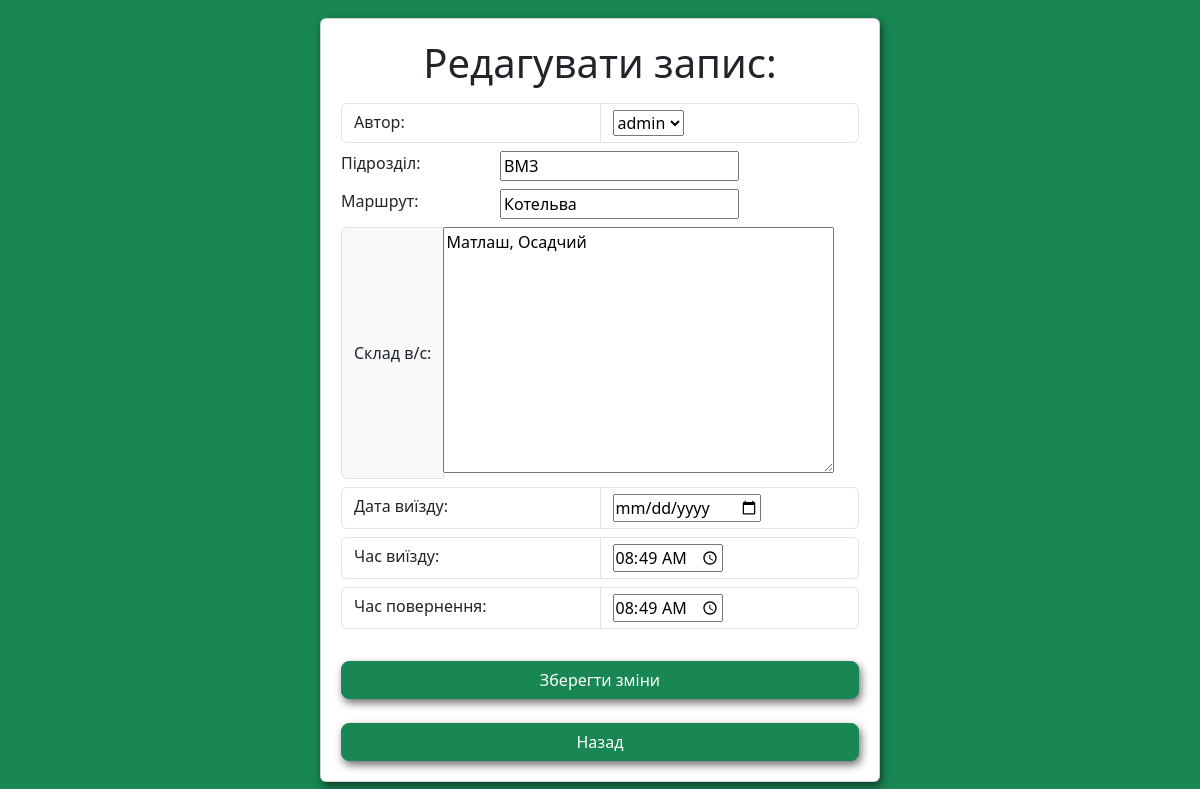
Page /blog/post/14/edit/ (signed in) on the committed database.
### blog/models.py (models this page shows, shortened)
class Post(models.Model):
    class Status(models.TextChoices):
        DRAFT = 'DF', 'Чернетка'
        PUBLISHED = 'PB', 'Підтверджено'
    author = models.ForeignKey(
        settings.AUTH_USER_MODEL,
        on_delete=models.CASCADE,
        related_name='blog_posts',
        verbose_name='Автор'
    )
    pidrozdil = models.CharField(max_length=250, verbose_name='Підрозділ')
    marshrut = models.CharField(max_length=250, verbose_name='Маршрут')
    sostav = models.TextField(verbose_name='Склад в/с')
    data_viezd = models.DateField(verbose_name='Дата виїзду')
    time_viezd = models.TimeField(default=timezone.now, verbose_name='Час виїзду')
    time_back = models.TimeField(default=timezone.now, verbose_name='Час повернення')
    publish = models.DateTimeField(default=timezone.now, verbose_name='Публікація')
    created = models.DateTimeField(auto_now_add=True, verbose_name='Створено')
    updated = models.DateTimeField(auto_now=True, verbose_name='Оновлено')
    status = models.CharField(
        max_length=2,
        choices=Status,
        default=Status.PUBLISHED,
        verbose_name='Статус'
    )
    objects = models.Manager()
    published = PublishedManager()
    class Meta:
        ordering=['-publish']
        indexes =[
            models.Index(fields=['-publish']),
        ]

### blog/views.py (the view)
# urls.py: path('post/<int:pk>/edit/', views.post_edit, name='post-edit')
def post_edit(request, pk):
    post = get_object_or_404(Post, pk=pk)
    if post.author != request.user:
        return render(request, '/', status=403)
    if request.method == "POST":
        form = PostForm(request.POST, instance=post)
        if form.is_valid():
            post = form.save(commit=False)
            post.save()
            return redirect('/', pk=post.pk)
    else:
        form = PostForm(instance=post)
    return render(request, 'blog/post/post_edit.html', {'form': form})

### blog/forms.py
class PostForm(forms.ModelForm):
    class Meta:
        now_kiev = timezone.localtime(timezone.now())
        model = Post
        fields = ['author', 'pidrozdil', 'marshrut', 'sostav', 'data_viezd',
                  'time_viezd', 'time_back']
        widgets = {
            'time_viezd': forms.TimeInput(format=now_kiev.strftime('%H:%M'), attrs={'type': 'time'}),
            'time_back': forms.TimeInput(format=now_kiev.strftime('%H:%M'), attrs={'type': 'time'}),
            'data_viezd': forms.DateInput(attrs={'type': 'date'})
        }

### blog/templates/blog/post/post_edit.html (shortened to what this page needs)
{% extends "blog/base.html" %}
{% block content %}
<div class="container">
<form method="post" class="card" style="width: 35rem;">
    <p class="plll display-6" style="text-align: center;">Редагувати запис:</p>
<div class="input-group mb-2">
  <div class="form-control">Автор:</div>
  <div class="form-control">{{ form.author }}</div>
</div>
<div class="input-group mb-2">
  <div class="" style="width: 10rem;">Підрозділ:</div>
  <div style="width: 10rem;">{{ form.pidrozdil }}</div>
</div>
<div class="input-group mb-2">
  <div class="" style="width: 10rem;">Маршрут:</div>
  <div style="width: 10rem;">{{ form.marshrut }}</div>
</div>
<div class="input-group mb-2">
  <div class="input-group-text">Склад в/с:</div>
  <div>{{ form.sostav }}</div>
</div>
<div class="input-group mb-2">
  <div class="form-control">Дата виїзду:</div>
  <div class="form-control">{{ form.data_viezd }}</div>
</div>
<div class="input-group mb-2">
  <div class="form-control">Час виїзду:</div>
  <div class="form-control">{{ form.time_viezd }}</div>
</div>
<div class="input-group mb-2">
  <div class="form-control">Час повернення:</div>
  <div class="form-control">{{ form.time_back }}</div>
</div>
    <button type="submit" class="btn btn-success mt-4 btn-sh">Зберегти зміни</button>
    <button class="btn btn-success mt-4 btn-sh"> <a style="color: white; text-decoration: none;" href="/">Назад</a></button>
</form>
</div>
{% endblock %}

### blog/templates/blog/post/post_edit.html (style rules this page uses)
body { margin: 0; }
.container { display: flex; justify-content: center; align-items: center; min-height: 100vh; }
form { border: 8px; border-color: rgb(255, 255, 255); padding: 20px; border-radius: 8px; box-shadow: 2px 4px 8px rgba(0, 0, 0, 0.568); }
.plll { display:grid; justify-content: center; align-items: center; }
.btn-sh { border-radius: 8px; box-shadow: 2px 4px 8px rgba(0, 0, 0, 0.568); }

### rows in the picture
Post: author "admin", pidrozdil "ВМЗ", marshrut "Котельва", sostav "Матлаш, Осадчий", time_viezd "08:49", time_back "08:49"
